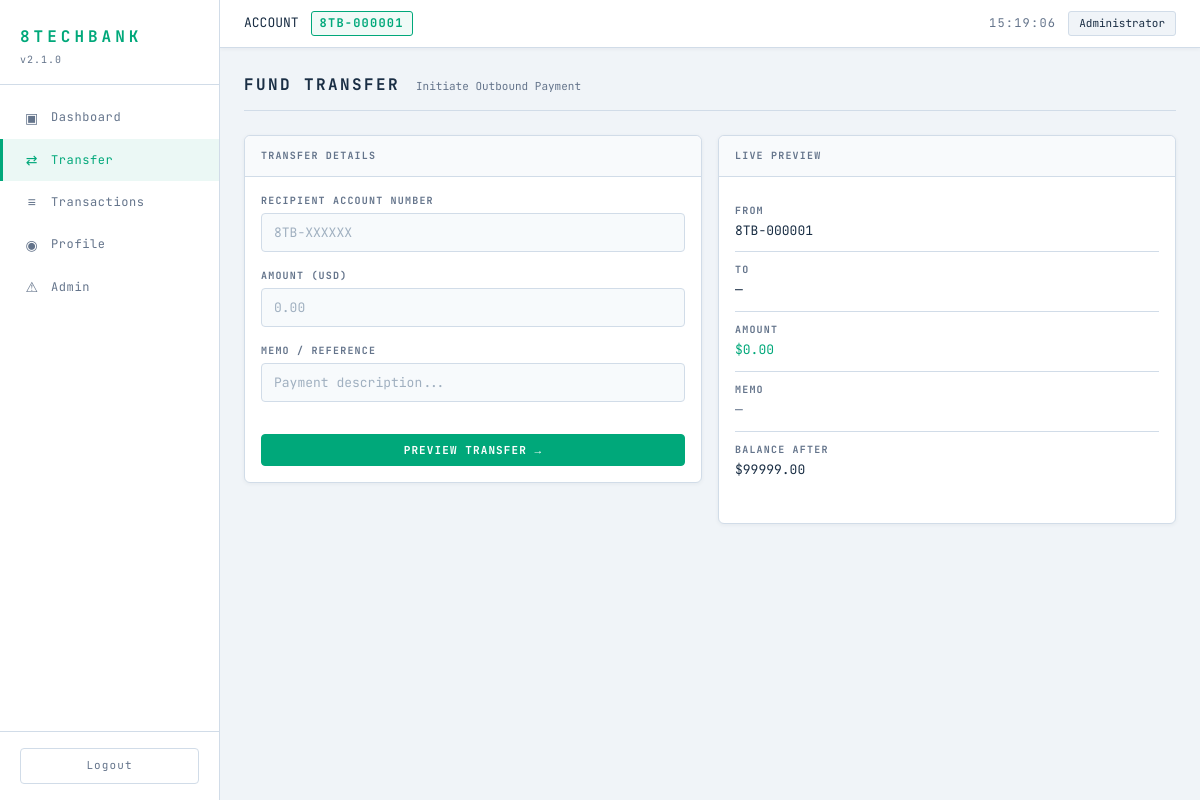
The page /transfer (signed in) on the database as committed earlier.
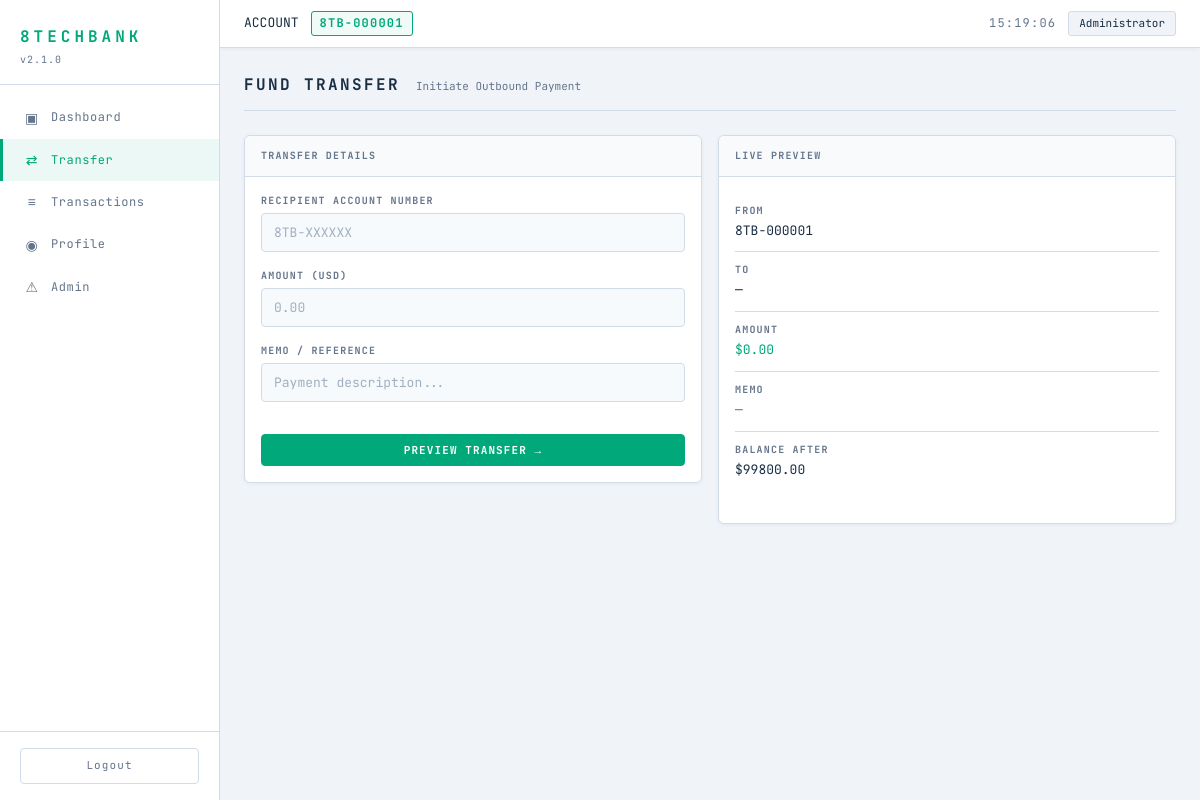
The same page on the database as committed later.
### tables this page shows
CREATE TABLE users (
    id INTEGER PRIMARY KEY AUTOINCREMENT,
    username TEXT NOT NULL UNIQUE,
    email TEXT NOT NULL UNIQUE,
    password TEXT NOT NULL,
    display_name TEXT NOT NULL,
    account_number TEXT NOT NULL UNIQUE,
    balance REAL NOT NULL DEFAULT 1000.00,
    role TEXT NOT NULL DEFAULT 'user',
    created_at TIMESTAMP DEFAULT CURRENT_TIMESTAMP
);

### routes/transfer.py (the view, shortened to what this page needs)
@transfer_bp.route('/transfer', methods=['GET', 'POST'])
def transfer():
    if 'user_id' not in session:
        return redirect(url_for('auth.login'))
    error = None
    success = None
    confirm = False
    form_data = {}
    user_id = session['user_id']
    user = raw_query("SELECT * FROM users WHERE id=" + str(user_id), fetchone=True)
    return render_template('transfer.html', user=user, error=error, success=success,
                           confirm=confirm, form_data=form_data)

### database.py (called while the page is built)
def get_db():
    conn = sqlite3.connect(DATABASE_PATH)
    conn.row_factory = sqlite3.Row
    return conn

def raw_query(sql, fetchone=False):
    conn = get_db()
    try:
        if isinstance(sql, (list, tuple)) and len(sql) == 2:
            sql_text, params = sql
            cur = conn.execute(sql_text, params)
        else:
            cur = conn.execute(sql)
        conn.commit()
        if fetchone:
            return cur.fetchone()
        return cur.fetchall()
    finally:
        conn.close()

### templates/transfer.html (shortened to what the changed rows need)
{% extends "base.html" %}
{% block content %}
<div class="page-header">
    <h2 class="page-title">FUND TRANSFER</h2>
</div>
{% if confirm and recipient %}
<div class="card confirm-card">
    <div class="card-header">
        <span class="micro-label">CONFIRM TRANSFER</span>
    </div>
    <div class="confirm-details">
        <div class="confirm-row">
            <span class="micro-label">FROM</span>
            <span class="mono">{{ user.account_number }} — {{ user.display_name }}</span>
        </div>
        <div class="confirm-row">
            <span class="micro-label">TO</span>
            <span class="mono">{{ recipient.account_number }} — {{ recipient.display_name }}</span>
        </div>
        <div class="confirm-row">
            <span class="micro-label">AMOUNT</span>
            <span class="accent mono">${{ "%.2f"|format(form_data.amount|float) }}</span>
        </div>
        <div class="confirm-row">
            <span class="micro-label">MEMO</span>
            <span>{{ form_data.memo or '—' }}</span>
        </div>
    </div>
    <form method="POST" action="{{ url_for('transfer.transfer') }}">
        <input type="hidden" name="recipient_account" value="{{ form_data.recipient_account }}">
        <input type="hidden" name="amount" value="{{ form_data.amount }}">
        <input type="hidden" name="memo" value="{{ form_data.memo }}">
        <input type="hidden" name="sender_id" value="{{ user.id }}">
        <input type="hidden" name="action" value="confirm">
        <div class="btn-row">
            <a href="{{ url_for('transfer.transfer') }}" class="btn btn-ghost">CANCEL</a>
            <button type="submit" class="btn btn-danger">CONFIRM TRANSFER</button>
        </div>
    </form>
</div>
{% else %}
<div class="transfer-layout">
    <div class="transfer-form-col">
        <div class="card">
            <div class="card-header">
                <span class="micro-label">TRANSFER DETAILS</span>
            </div>
            <form method="POST" action="{{ url_for('transfer.transfer') }}" id="transferForm">
                <div class="form-group">
                    <label class="micro-label">RECIPIENT ACCOUNT NUMBER</label>
                    <input type="text" name="recipient_account" class="form-input" placeholder="8TB-XXXXXX"
                           value="{{ form_data.recipient_account or '' }}" id="recipientInput" autocomplete="off">
                </div>
                <div class="form-group">
                    <label class="micro-label">AMOUNT (USD)</label>
                    <input type="number" name="amount" class="form-input" placeholder="0.00"
                           step="0.01" min="0.01" value="{{ form_data.amount or '' }}" id="amountInput">
                </div>
                <div class="form-group">
                    <label class="micro-label">MEMO / REFERENCE</label>
                    <input type="text" name="memo" class="form-input" placeholder="Payment description..."
                           value="{{ form_data.memo or '' }}" id="memoInput">
                </div>
                <button type="submit" class="btn btn-primary btn-full">PREVIEW TRANSFER →</button>
            </form>
        </div>
    </div>
    <div class="transfer-preview-col">
        <div class="card preview-card">
            <div class="card-header">
                <span class="micro-label">LIVE PREVIEW</span>
            </div>
            <div class="preview-body">
                <div class="preview-row">
                    <span class="micro-label">FROM</span>
                    <span class="mono">{{ user.account_number }}</span>
                </div>
                <div class="preview-row">
                    <span class="micro-label">TO</span>
                    <span class="mono" id="previewRecipient">—</span>
                </div>
                <div class="preview-row">
                    <span class="micro-label">AMOUNT</span>
                    <span class="accent mono" id="previewAmount">$0.00</span>
                </div>
                <div class="preview-row">
                    <span class="micro-label">MEMO</span>
                    <span id="previewMemo" class="muted">—</span>
                </div>
                <div class="preview-row">
                    <span class="micro-label">BALANCE AFTER</span>
                    <span class="mono" id="previewBalance">${{ "%.2f"|format(user.balance) }}</span>
                </div>
            </div>
        </div>
    </div>
</div>
{% endif %}
{% endblock %}

### templates/base.html (shortened to what this page needs)
<!DOCTYPE html>
<html lang="en">
<head>
    <link rel="stylesheet" href="{{ url_for('static', filename='style.css') }}">
</head>
<body>
    <div class="layout">
        <aside class="sidebar">
            <div class="sidebar-header">
                <h1 class="logo">8TECHBANK</h1>
                <div class="version">v2.1.0</div>
            </div>
            <nav class="sidebar-nav">
                <a href="{{ url_for('dashboard.dashboard') }}" class="nav-item {% if request.endpoint == 'dashboard.dashboard' %}active{% endif %}">
                    <span class="nav-icon">▣</span>
                    <span>Dashboard</span>
                </a>
                <a href="{{ url_for('transfer.transfer') }}" class="nav-item {% if request.endpoint == 'transfer.transfer' %}active{% endif %}">
                    <span class="nav-icon">⇄</span>
                    <span>Transfer</span>
                </a>
                <a href="{{ url_for('transactions.transactions') }}" class="nav-item {% if request.endpoint == 'transactions.transactions' %}active{% endif %}">
                    <span class="nav-icon">≡</span>
                    <span>Transactions</span>
                </a>
                <a href="{{ url_for('profile.profile') }}" class="nav-item {% if request.endpoint == 'profile.profile' %}active{% endif %}">
                    <span class="nav-icon">◉</span>
                    <span>Profile</span>
                </a>
                {% if session.get('role') == 'admin' %}
                <a href="{{ url_for('admin.admin') }}" class="nav-item {% if request.endpoint == 'admin.admin' %}active{% endif %}">
                    <span class="nav-icon">⚠</span>
                    <span>Admin</span>
                </a>
                {% endif %}
            </nav>
            <div class="sidebar-footer">
                <a href="{{ url_for('auth.logout') }}" class="logout-btn">Logout</a>
            </div>
        </aside>
        <main class="main-content">
            <header class="topbar">
                <div class="topbar-left">
                    <span class="label">ACCOUNT</span>
                    <span class="account-badge">{{ session.account_number }}</span>
                </div>
                <div class="topbar-right">
                    <div class="clock" id="liveClock">--:--:--</div>
                    <div class="user-pill">{{ session.display_name }}</div>
                </div>
            </header>
            <div class="content">
                {% block content %}{% endblock %}
            </div>
        </main>
    </div>
</body>
</html>

Rows that differ between the two databases and show on the page:
changed users "8TB-000001": balance "99999.00" → "99800.00"
